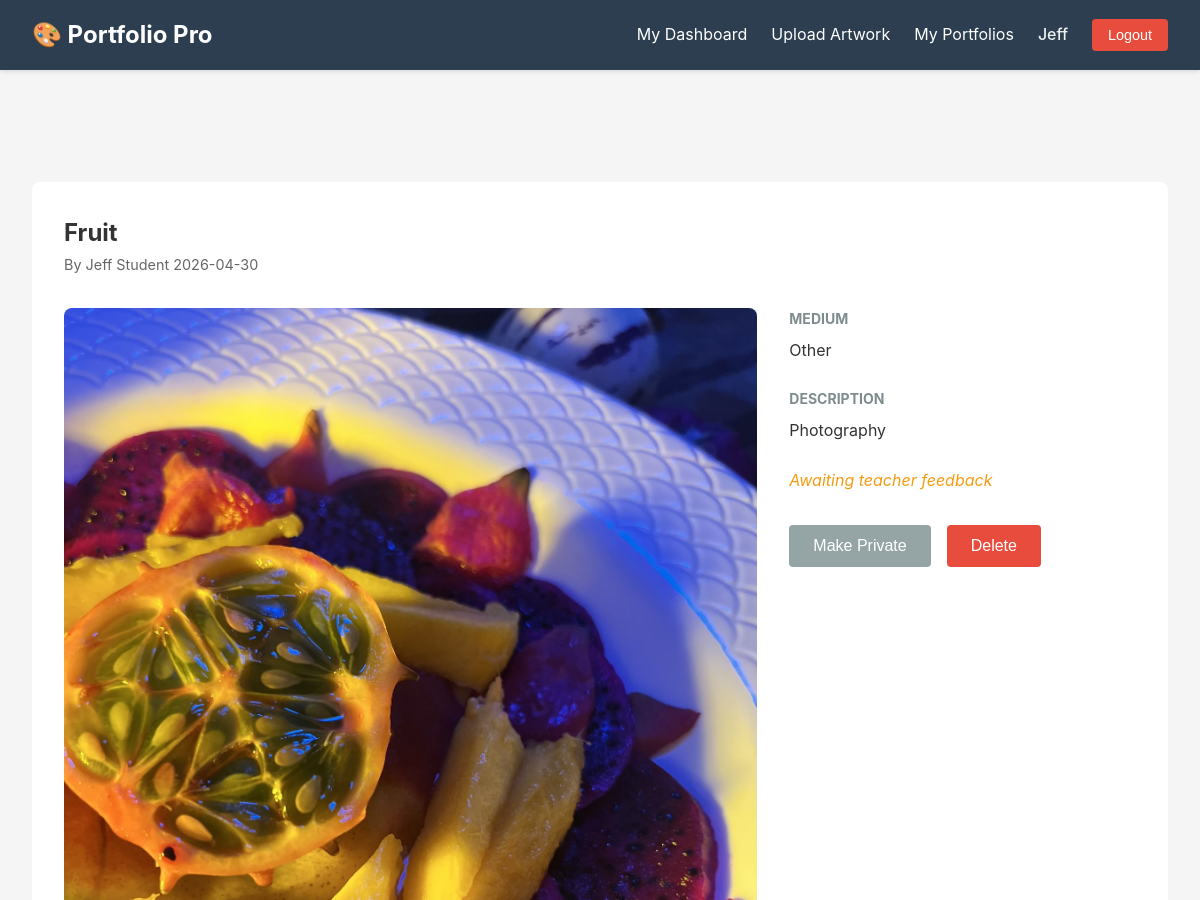
The app's page /artworks/1 (signed in, upper part), older data.
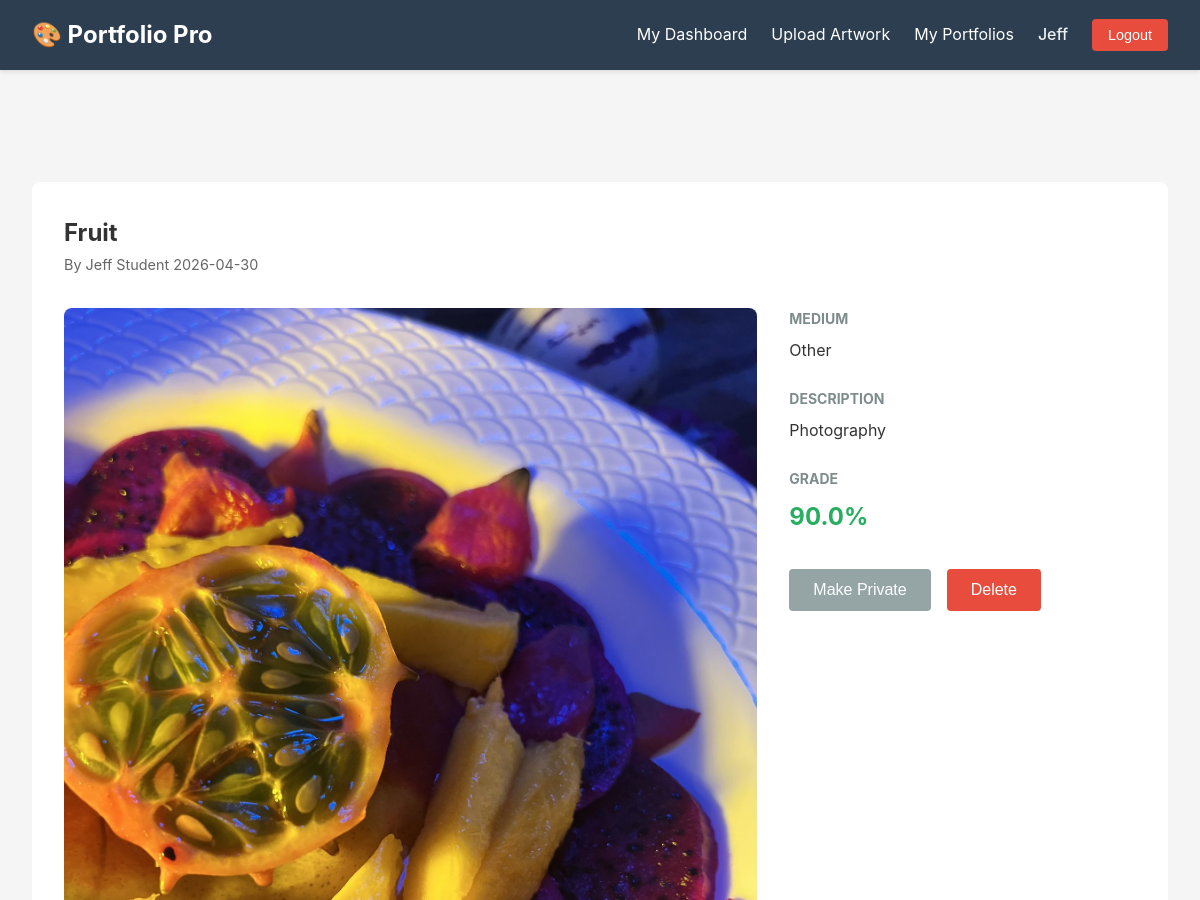
The same page, newer data.
### tables this page shows
CREATE TABLE users (
        user_id        INTEGER PRIMARY KEY AUTOINCREMENT,
        username       TEXT    NOT NULL UNIQUE,
        email          TEXT    NOT NULL UNIQUE,
        password_hash  TEXT    NOT NULL,
        role           TEXT    NOT NULL CHECK(role IN ('student', 'teacher', 'admin')),
        first_name     TEXT    NOT NULL,
        last_name      TEXT    NOT NULL,
        grad_year      INTEGER,
        department     TEXT,
        account_status TEXT    NOT NULL DEFAULT 'active'
                                CHECK(account_status IN ('active','inactive','suspended')),
        created_at     TIMESTAMP DEFAULT CURRENT_TIMESTAMP
    );

CREATE TABLE artworks (
        artwork_id   INTEGER PRIMARY KEY AUTOINCREMENT,
        student_id   INTEGER NOT NULL,
        title        TEXT    NOT NULL,
        description  TEXT,
        file_path    TEXT    NOT NULL,
        upload_date  TIMESTAMP DEFAULT CURRENT_TIMESTAMP,
        medium       TEXT    NOT NULL,
        grade        REAL,
        is_public    BOOLEAN DEFAULT 0,
        FOREIGN KEY (student_id) REFERENCES users(user_id) ON DELETE CASCADE,
        CHECK (grade IS NULL OR (grade >= 0 AND grade <= 100))
    );

### artworks.py (the view)
@artworks_bp.route('/<int:artwork_id>')
@login_required
def detail(artwork_id):
    db = get_db()
    artwork = db.execute(
        """
        SELECT a.*, u.first_name, u.last_name
        FROM artworks a
        JOIN users u ON u.user_id = a.student_id
        WHERE a.artwork_id = ?
        """,
        (artwork_id,)
    ).fetchone()
    if artwork is None:
        flash("Artwork not found.", "warning")
        return redirect(url_for('student.dashboard'))
    if session['role'] == 'student' and artwork['student_id'] != session['user_id']:
        flash("You do not have permission to view that artwork.", "danger")
        return redirect(url_for('student.dashboard'))
    feedback = db.execute(
        """
        SELECT c.*, u.first_name, u.last_name, u.role
        FROM comments c
        JOIN users u ON u.user_id = c.user_id
        WHERE c.artwork_id = ?
        ORDER BY c.created_at ASC
        """,
        (artwork_id,)
    ).fetchall()
    return render_template(
        'artworks/detail.html',
        artwork=artwork,
        feedback=feedback
    )

### auth.py (called while the page is built)
def get_db():
    if 'db' not in g:
        g.db = sqlite3.connect(DATABASE)
        g.db.row_factory = sqlite3.Row       # enables dict-like column access
        g.db.execute("PRAGMA foreign_keys = ON")
    return g.db

def login_required(f):
    @wraps(f)
    def decorated_function(*args, **kwargs):
        if 'user_id' not in session:
            flash("Please log in to access this page.", "warning")
            return redirect(url_for('auth.login'))
        return f(*args, **kwargs)
    return decorated_function

### templates/artworks/detail.html (shortened to what this page needs)
{% extends "base.html" %}
{% block content %}
<div class="artwork-detail">
    <div class="artwork-header">
        <h2>{{ artwork.title }}</h2>
        <div class="artwork-meta">
            <span>By {{ artwork.first_name }} {{ artwork.last_name }}</span>
            <span>{{ artwork.upload_date[:10] }}</span>
        </div>
    </div>
    <div class="artwork-content">
        <div class="artwork-image">
            <img src="{{ url_for('static', filename='uploads/' + artwork.file_path) }}"
                 alt="{{ artwork.title }}">
        </div>
        <div class="artwork-details">
            <div class="detail-group">
                <h4>Medium</h4>
                <p>{{ artwork.medium }}</p>
            </div>
            {% if artwork.description %}
            <div class="detail-group">
                <h4>Description</h4>
                <p>{{ artwork.description }}</p>
            </div>
            {% endif %}
            {% if artwork.grade %}
            <div class="detail-group">
                <h4>Grade</h4>
                <p class="grade-display">{{ artwork.grade }}%</p>
            </div>
            {% else %}
            <div class="detail-group">
                <p class="pending-grade">Awaiting teacher feedback</p>
            </div>
            {% endif %}
            {% if session.get('role') == 'student' and artwork.student_id == session.get('user_id') %}
            <div class="detail-actions">
                <form action="{{ url_for('artworks.toggle_public', artwork_id=artwork.artwork_id) }}"
                      method="POST" style="display: inline;">
                    <button type="submit" class="btn btn-secondary">
                        {% if artwork.is_public %}Make Private{% else %}Make Public{% endif %}
                    </button>
                </form>
                <form action="{{ url_for('artworks.delete', artwork_id=artwork.artwork_id) }}"
                      method="POST" style="display: inline;"
                      onsubmit="return confirm('Delete this artwork permanently?');">
                    <button type="submit" class="btn btn-danger">Delete</button>
                </form>
            </div>
            {% endif %}
        </div>
    </div>
</div>
{% endblock %}

### templates/base.html (shortened to what this page needs)
<!DOCTYPE html>
<html lang="en">
<head>
    <link rel="stylesheet" href="{{ url_for('static', filename='css/style.css') }}">
</head>
<body>
    <nav class="navbar">
        <div class="nav-container">
            <h1 class="logo">🎨 Portfolio Pro</h1>
            {% if session.get('user_id') %}
                <div class="nav-links">
                    {% if session.get('role') == 'student' %}
                        <a href="{{ url_for('student.dashboard') }}">My Dashboard</a>
                        <a href="{{ url_for('artworks.upload') }}">Upload Artwork</a>
                        <a href="{{ url_for('portfolios.index') }}">My Portfolios</a>
                    {% elif session.get('role') == 'teacher' %}
                        <a href="{{ url_for('teacher.dashboard') }}">Dashboard</a>
                        <a href="{{ url_for('portfolios.teacher_all') }}">Student Portfolios</a>
                    {% endif %}
                    <span class="user-info">{{ session.get('first_name') }}</span>
                    <form action="{{ url_for('auth.logout') }}" method="POST" style="display: inline;">
                        <button type="submit" class="btn-logout">Logout</button>
                    </form>
                </div>
            {% else %}
                <div class="nav-links">
                    <a href="{{ url_for('auth.login') }}">Login</a>
                    <a href="{{ url_for('auth.register') }}">Register</a>
                </div>
            {% endif %}
        </div>
    </nav>
    <div class="container">
    </div>
    <main class="container">
        {% block content %}{% endblock %}
    </main>
</body>
</html>

### static/css/style.css (style rules this page uses)
* { margin: 0; padding: 0; box-sizing: border-box; }
body { font-family: -apple-system, BlinkMacSystemFont, 'Segoe UI', Roboto, Oxygen, Ubuntu, Cantarell, sans-serif; line-height: 1.6; color: #333; background-color: #f5f5f5; }
.navbar { background-color: #2c3e50; color: white; padding: 1rem 0; box-shadow: 0 2px 4px rgba(0,0,0,0.1); }
.nav-container { max-width: 1200px; margin: 0 auto; padding: 0 2rem; display: flex; justify-content: space-between; align-items: center; }
.logo { font-size: 1.5rem; font-weight: bold; }
.nav-links { display: flex; gap: 1.5rem; align-items: center; }
.nav-links a { color: white; text-decoration: none; transition: opacity 0.2s; }
.user-info { color: #ecf0f1; font-weight: 500; }
.btn-logout { background: #e74c3c; color: white; border: none; padding: 0.5rem 1rem; border-radius: 4px; cursor: pointer; font-size: 0.9rem; }
.container { max-width: 1200px; margin: 0 auto; padding: 2rem; }
.btn { display: inline-block; padding: 0.75rem 1.5rem; border: none; border-radius: 4px; cursor: pointer; font-size: 1rem; text-decoration: none; transition: all 0.2s; }
.btn-secondary { background-color: #95a5a6; color: white; }
.btn-danger { background-color: #e74c3c; color: white; }
.artwork-detail { background: white; padding: 2rem; border-radius: 8px; margin-top: 1rem; }
.artwork-header { margin-bottom: 2rem; }
.artwork-meta { color: #666; font-size: 0.9rem; }
.artwork-content { display: grid; grid-template-columns: 2fr 1fr; gap: 2rem; margin-bottom: 2rem; }
.artwork-image img { width: 100%; border-radius: 8px; }
.detail-group { margin-bottom: 1.5rem; }
.detail-group h4 { color: #7f8c8d; font-size: 0.875rem; text-transform: uppercase; margin-bottom: 0.5rem; }
.grade-display { font-size: 1.5rem; font-weight: bold; color: #27ae60; }
.detail-actions { margin-top: 2rem; display: flex; gap: 1rem; }

Row changes from the older to the newer data that the page shows:
changed artworks "Fruit": grade (not shown) → "90.0"
Text that changed along with them:
text no longer shown: "Awaiting teacher feedback"
text now shown: "GRADE %"
